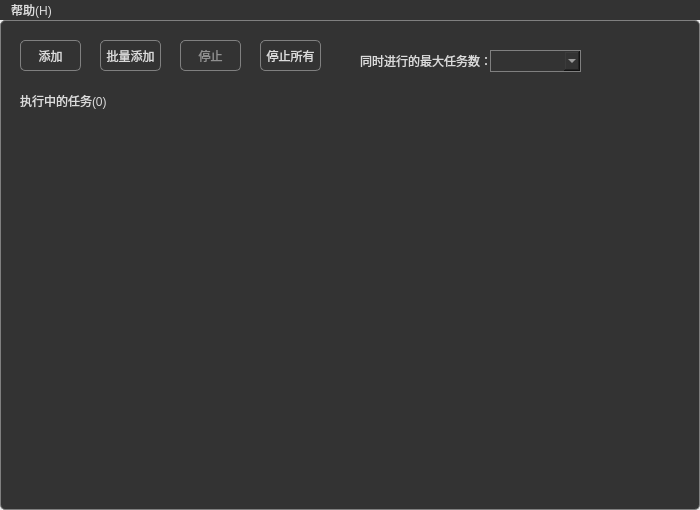
<?xml version="1.0" encoding="UTF-8"?>
<ui version="4.0">
 <class>networkClass</class>
 <widget class="QMainWindow" name="networkClass">
  <property name="geometry">
   <rect>
    <x>0</x>
    <y>0</y>
    <width>700</width>
    <height>510</height>
   </rect>
  </property>
  <property name="sizePolicy">
   <sizepolicy hsizetype="Preferred" vsizetype="Fixed">
    <horstretch>0</horstretch>
    <verstretch>0</verstretch>
   </sizepolicy>
  </property>
  <property name="windowTitle">
   <string>network tool</string>
  </property>
  <property name="styleSheet">
   <string notr="true">font-family:微软雅黑;</string>
  </property>
  <widget class="QWidget" name="centralWidget">
   <property name="styleSheet">
    <string notr="true">QWidget{border:1px solid #808080;border-radius:5%;background-color:#333333;color:#DBDBDB;}
QWidget:disabled{color:#909090;}
QLineEdit{border:0px;padding:0px 3px 0px 3px;background-color:#191919;}
QCheckBox,QLabel{border:0px;}
QCheckBox::indicator{width:18px;height:18px;}
QCheckBox::indicator:unchecked{border-image:url(resources/checkbox.png) 0 0 0 0 repeat repeat;}
QCheckBox::indicator:checked{border-image:url(resources/checkbox.png) 72 0 0 0 repeat repeat;}
QPushButton:hover{background-color:#636363;}
QComboBox QAbstractItemView {outline: 0px;}
QComboBox QAbstractItemView::item:selected {background-color: #636363;}
QProgressBar{border:1px solid #808080;background-color:#191919;}
QScrollBar{border:0px;background-color:#292929;width:14px;}
QScrollBar::handle{border:1px solid #636363;background-color:#333333;margin: 16px 0px 16px 0px;min-height:30px;}
QScrollBar::add-page:vertical, QScrollBar::sub-page:vertical {
	background: transparent;
}
QLineEdit,QComboBox,QProgressBar,QTextEdit{
border-radius:0%;
}
QTextEdit{
border:0px;
}</string>
   </property>
   <widget class="QTextEdit" name="textEdit_output">
    <property name="geometry">
     <rect>
      <x>359</x>
      <y>100</y>
      <width>330</width>
      <height>380</height>
     </rect>
    </property>
    <property name="styleSheet">
     <string notr="true">.QWidget{background-color:black;color:white;}</string>
    </property>
    <property name="readOnly">
     <bool>true</bool>
    </property>
   </widget>
   <widget class="QPushButton" name="btn_abort">
    <property name="enabled">
     <bool>false</bool>
    </property>
    <property name="geometry">
     <rect>
      <x>180</x>
      <y>20</y>
      <width>61</width>
      <height>31</height>
     </rect>
    </property>
    <property name="font">
     <font>
      <family>微软雅黑</family>
     </font>
    </property>
    <property name="text">
     <string>停止</string>
    </property>
   </widget>
   <widget class="QLabel" name="label_9">
    <property name="geometry">
     <rect>
      <x>360</x>
      <y>30</y>
      <width>131</width>
      <height>21</height>
     </rect>
    </property>
    <property name="text">
     <string>同时进行的最大任务数：</string>
    </property>
   </widget>
   <widget class="QComboBox" name="cmb_concurrentTask">
    <property name="geometry">
     <rect>
      <x>490</x>
      <y>30</y>
      <width>91</width>
      <height>22</height>
     </rect>
    </property>
    <property name="currentText">
     <string/>
    </property>
   </widget>
   <widget class="QPushButton" name="btn_add">
    <property name="geometry">
     <rect>
      <x>20</x>
      <y>20</y>
      <width>61</width>
      <height>31</height>
     </rect>
    </property>
    <property name="font">
     <font>
      <family>微软雅黑</family>
     </font>
    </property>
    <property name="text">
     <string>添加</string>
    </property>
   </widget>
   <widget class="QPushButton" name="btn_addBatch">
    <property name="enabled">
     <bool>true</bool>
    </property>
    <property name="geometry">
     <rect>
      <x>100</x>
      <y>20</y>
      <width>61</width>
      <height>31</height>
     </rect>
    </property>
    <property name="font">
     <font>
      <family>微软雅黑</family>
     </font>
    </property>
    <property name="text">
     <string>批量添加</string>
    </property>
   </widget>
   <widget class="QLabel" name="label_14">
    <property name="geometry">
     <rect>
      <x>20</x>
      <y>70</y>
      <width>121</width>
      <height>21</height>
     </rect>
    </property>
    <property name="text">
     <string>执行中的任务(0)</string>
    </property>
   </widget>
   <widget class="QPushButton" name="btn_abortAll">
    <property name="enabled">
     <bool>true</bool>
    </property>
    <property name="geometry">
     <rect>
      <x>260</x>
      <y>20</y>
      <width>61</width>
      <height>31</height>
     </rect>
    </property>
    <property name="font">
     <font>
      <family>微软雅黑</family>
     </font>
    </property>
    <property name="text">
     <string>停止所有</string>
    </property>
   </widget>
  </widget>
  <widget class="QMenuBar" name="menuBar">
   <property name="geometry">
    <rect>
     <x>0</x>
     <y>0</y>
     <width>700</width>
     <height>20</height>
    </rect>
   </property>
   <property name="styleSheet">
    <string notr="true">QMenuBar{border:0px;background-color:#333333;color:#DBDBDB;padding:1px 5px 1px 5px;}
QMenuBar:item{border:0px;background-color:transparent;color:#DBDBDB;}
QMenuBar:item:selected{background-color:#636363;color:#DBDBDB;}
</string>
   </property>
   <widget class="QMenu" name="menuHelp">
    <property name="styleSheet">
     <string notr="true">QMenu {background-color:#333333;border:1px solid #333333;color:#DBDBDB;outline:0px;}
QMenu::item {background-color:#636363;color:#DBDBDB;border:0px;height:22px;padding:1px 5px 1px 5px;}
QMenu::item:selected {background-color:#333333;}</string>
    </property>
    <property name="title">
     <string>帮助(H)</string>
    </property>
    <addaction name="actionAbout"/>
   </widget>
   <addaction name="menuHelp"/>
  </widget>
  <action name="actionAbout">
   <property name="text">
    <string>About Network Tool</string>
   </property>
  </action>
  <action name="actionUsage">
   <property name="text">
    <string>Usage</string>
   </property>
  </action>
 </widget>
 <layoutdefault spacing="6" margin="11"/>
 <resources/>
 <connections/>
</ui>
